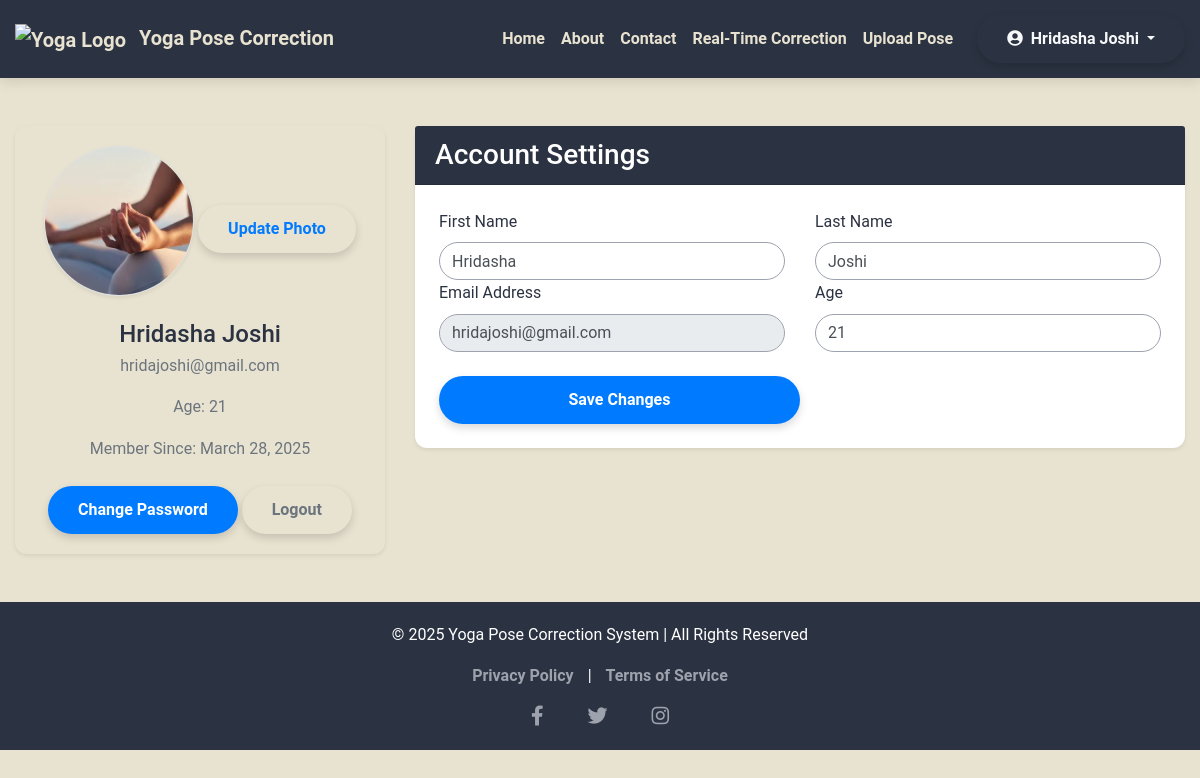
Screenshot of /auth/profile/ (signed in) with the database file from the repository.
### authentication/models.py (models this page shows, shortened)
class CustomUser(AbstractUser):
    age = models.PositiveIntegerField(null=True, blank=True)
    email = models.EmailField(_('email address'), unique=True)
    date_joined = models.DateTimeField(auto_now_add=True)
    USERNAME_FIELD = 'email'
    REQUIRED_FIELDS = ['username']
    class Meta:
        verbose_name = _('user')
        verbose_name_plural = _('users')
    def get_full_name(self):
        return f"{self.first_name} {self.last_name}" if self.first_name or self.last_name else self.email

### authentication/views.py (the view, shortened to what this page needs)
# urls.py: path('profile/', views.profile, name='profile'),
@login_required
def profile(request):
    return render(request, 'authentication/profile.html', {'user': request.user})

### authentication/templates/authentication/profile.html (shortened to what this page needs)
{% extends 'base.html' %}
{% load static %}
{% block content %}
<div class="container my-5">
    <div class="row g-4">
        <div class="col-md-4">
            <div class="card shadow-sm border-0 rounded-4 h-100" style="background: #E8E2D0;">
                <div class="card-body text-center">
                    <div class="profile-avatar mb-4">
                        <img src="{% static 'images/istockphoto-1459538299-612x612.webp' %}"
                             alt="Profile"
                             class="rounded-circle border shadow-sm"
                             style="width: 150px; height: 150px; object-fit: cover;">
                        <button class="btn btn-outline-primary btn-sm mt-3"
                                data-bs-toggle="modal"
                                data-bs-target="#avatarModal">
                             Update Photo
                        </button>
                    </div>
                    <h4 class="mb-1" style="color: #2B3241;">{{ user.get_full_name }}</h4>
                    <p class="text-muted mb-3">{{ user.email }}</p>
                    <p class="text-muted">Age: {{ user.age }}</p>
                    <p class="text-muted">Member Since: {{ user.date_joined|date:"F j, Y" }}</p>
                    <div class="d-grid gap-2 mt-4">
                        <a href="{% url 'change_password' %}"
                           class="btn btn-primary btn-sm rounded-pill">
                             Change Password
                        </a>
                        <a href="{% url 'logout' %}"
                           class="btn btn-outline-secondary btn-sm rounded-pill">
                             Logout
                        </a>
                    </div>
                </div>
            </div>
        </div>
        <div class="col-md-8">
            <div class="card shadow-sm border-0 rounded-4" style="background: #FFF;">
                <div class="card-header text-white" style="background: #2B3241;">
                    <h3 class="mb-0">Account Settings</h3>
                </div>
                <div class="card-body p-4">
                    <form method="POST" action="{% url 'profile' %}" id="profileForm">
                        <div class="row g-3">
                            <div class="col-md-6">
                                <label class="form-label">First Name</label>
                                <input type="text"
                                       class="form-control rounded-pill"
                                       name="first_name"
                                       value="{{ user.first_name }}"
                                       required>
                            </div>
                            <div class="col-md-6">
                                <label class="form-label">Last Name</label>
                                <input type="text"
                                       class="form-control rounded-pill"
                                       name="last_name"
                                       value="{{ user.last_name }}"
                                       required>
                            </div>
                            <div class="col-md-6">
                                <label class="form-label">Email Address</label>
                                <input type="email"
                                       class="form-control rounded-pill"
                                       name="email"
                                       value="{{ user.email }}"
                                       readonly>
                            </div>
                            <div class="col-md-6">
                                <label class="form-label">Age</label>
                                <input type="number"
                                       class="form-control rounded-pill"
                                       name="age"
                                       value="{{ user.age }}"
                                       required>
                            </div>
                        </div>
                        <div class="mt-4 ">
                            <button type="submit" class="btn btn-primary  w-50 rounded-pill">
                                 Save Changes
                            </button>
                        </div>
                    </form>
                </div>
            </div>
        </div>
    </div>
</div>
{% endblock %}

### templates/base.html (shortened to what this page needs)
{% load static %}
<!DOCTYPE html>
<html lang="en">
<head>
    <link rel="stylesheet" href="https://stackpath.bootstrapcdn.com/bootstrap/4.5.2/css/bootstrap.min.css">
    <link rel="stylesheet" href="{% static 'css/style.css' %}">
    <link href="https://cdnjs.cloudflare.com/ajax/libs/font-awesome/5.15.3/css/all.min.css" rel="stylesheet">
</head>
<body>
<nav class="navbar navbar-expand-lg navbar-dark">
    <div class="container-fluid d-flex justify-content-between align-items-center">
        <div class="d-flex align-items-center">
            <a class="navbar-brand" href="{% url 'home' %}">
                <img src="{% static 'images/logo.png' %}" alt="Yoga Logo" height="40" class="mr-2">
                Yoga Pose Correction
            </a>
        </div>
        <div class="collapse navbar-collapse justify-content-end" id="navbarNav">
            <ul class="navbar-nav">
                <li class="nav-item"><a class="nav-link" href="{% url 'home' %}">Home</a></li>
                <li class="nav-item"><a class="nav-link" href="#">About</a></li>
                <li class="nav-item"><a class="nav-link" href="#">Contact</a></li>
                <li class="nav-item"><a class="nav-link" href="{% url 'yoga_poses' %}">Real-Time Correction</a></li>
                <li class="nav-item"><a class="nav-link" href="{% url 'yoga_poses' %}">Upload Pose</a></li>
            </ul>
            {% if user.is_authenticated %}
            <div class="ml-3">
                <div class="dropdown">
                    <button class="btn btn-link text-light dropdown-toggle" type="button" id="userDropdown" data-toggle="dropdown" aria-haspopup="true" aria-expanded="false">
                        <i class="fas fa-user-circle mr-2"></i>{{ user.get_full_name|default:user.username }}
                    </button>
                </div>
            </div>
            {% else %}
            <ul class="navbar-nav">
                <li class="nav-item"><a class="nav-link" href="{% url 'login' %}">Login</a></li>
                <li class="nav-item"><a class="nav-link" href="{% url 'register' %}">Register</a></li>
            </ul>
            {% endif %}
        </div>
    </div>
</nav>
    {% block content %}{% endblock %}
    <footer class="footer">
        <div class="container text-center">
            <p>&copy; 2025 Yoga Pose Correction System | All Rights Reserved</p>
            <p>
                <a href="#">Privacy Policy</a> |
                <a href="#">Terms of Service</a>
            </p>
            <div class="mt-3">
                <a href="https://facebook.com" target="_blank" class="social-icon"><i class="fab fa-facebook-f"></i></a>
                <a href="https://twitter.com" target="_blank" class="social-icon"><i class="fab fa-twitter"></i></a>
                <a href="https://instagram.com" target="_blank" class="social-icon"><i class="fab fa-instagram"></i></a>
            </div>
        </div>
    </footer>
</body>
</html>

### static/css/style.css (style rules this page uses)
body { font-family: 'Roboto', sans-serif; background: #E8E2D0; color: #2B3241; margin: 0; padding: 0; line-height: 1.6; }
.navbar { background: #2B3241; color: white; box-shadow: 0 4px 12px rgba(0, 0, 0, 0.1); padding: 15px 0; transition: all 0.3s ease; }
.navbar a { color: #E8E2D0 !important; font-weight: bold; transition: color 0.3s ease; }
.navbar-brand img { height: 40px; margin-right: 10px; }
.navbar-nav .nav-link { padding: 10px 15px; font-size: 16px; transition: all 0.3s ease; }
.footer { background-color: #2B3241; color: #E8E2D0; padding: 40px 20px; text-align: center; position: relative; bottom: 0; width: 100%; }
.footer a { color: #9EA2AD; text-decoration: none; font-weight: bold; margin: 0 15px; transition: color 0.3s ease; }
.footer i { font-size: 1.5rem; margin: 0 15px; color: #9EA2AD; transition: color 0.3s ease; }
.btn { font-weight: bold; padding: 12px 30px; border: none; border-radius: 50px; font-size: 1rem; transition: all 0.3s ease-in-out; box-shadow: 0 4px 8px rgba(0, 0, 0, 0.15); cursor: pointer; }
.card { border: none; border-radius: 12px; transition: all 0.3s ease-in-out; box-shadow: 0 4px 12px rgba(0, 0, 0, 0.1); background: #F5F5F5; color: #2B3241; }
.form-control { border-radius: 10px; border: 1px solid #9EA2AD; }
@media (min-width: 1200px) { .container, .container-lg, .container-md, .container-sm, .container-xl { max-width: 1400px; margin: 0 auto; } }
@media (min-width: 576px) { .container, .container-sm { max-width: 1000px !important; } }
@media (min-width: 768px) { .container, .container-md { max-width: 1100px !important; } }
@media (min-width: 992px) { .container, .container-lg { max-width: 1200px !important; } }
@media (min-width: 1200px) { .container, .container-xl { max-width: 1400px !important; } }

### templates/base.html (style rules this page uses)
html, body { height: 100%; margin: 0; }
body { display: flex; flex-direction: column; }
.footer { position: relative; background-color: #2B3241; color: white; padding: 20px 0; text-align: center; }
.footer a { color: #9EA2AD; text-decoration: none; margin: 0 10px; }
.footer i { margin: 0 10px; font-size: 20px; }

### rows the page displays
CustomUser: get_full_name "Hridasha Joshi", email "hridajoshi@gmail.com", age "21", date_joined "March 28, 2025", first_name "Hridasha", last_name "Joshi"
